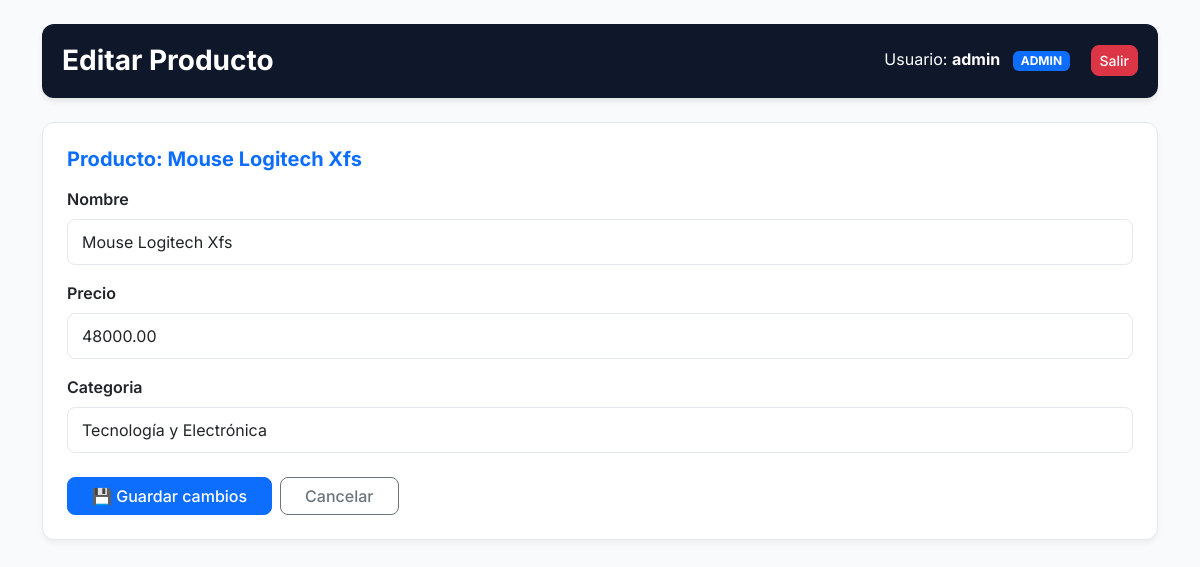
Screenshot of /inventario/productos/1/editar/ (signed in) with the database file from the repository.
### inventario/models.py (models this page shows, shortened)
class Producto(models.Model):
    nombre = models.CharField(max_length=100)
    categoria = models.ForeignKey(Categoria, on_delete=models.PROTECT, related_name='productos', null=True, blank=True)
    cantidad = models.IntegerField(default=0)  # Representa el Stock
    precio = models.DecimalField(max_digits=10, decimal_places=2)
    costo = models.DecimalField(max_digits=10, decimal_places=2, default=0.00)
    activo = models.BooleanField(default=True)

### inventario/views.py (the view, shortened to what this page needs)
# urls.py: path('productos/<int:pk>/editar/', EditarProductoView.as_view(), name='editar_producto'),
class EditarProductoView(LoginRequiredMixin, AdminOrOperadorMixin, UpdateView):
    model = Producto
    form_class = ProductoForm
    template_name = 'inventario/editar_producto.html'
    success_url = reverse_lazy('inventario:dashboard')
    def get_context_data(self, **kwargs):
        context = super().get_context_data(**kwargs)
        if self.request.user.is_superuser:
            context['rol'] = 'Admin'
        else:
            grupo = self.request.user.groups.first()
            context['rol'] = grupo.name if grupo else 'Consulta'
        return context

### inventario/forms.py
class ProductoForm(forms.ModelForm):
    cantidad_inicial = forms.IntegerField(
        label="Stock Inicial",
        required=False,
        initial=0,
        min_value=0
    )
    class Meta:
        model = Producto
        fields = ['nombre', 'precio', 'categoria']
    def __init__(self, *args, **kwargs):
        super().__init__(*args, **kwargs)
        if self.instance.pk:
            self.fields.pop('cantidad_inicial', None)
        self.fields['categoria'].required = True
        self.fields['categoria'].empty_label = "Seleccione una categoría"
        for field in self.fields.values():
            field.widget.attrs['class'] = 'form-control'

### inventario/models.py (called while the page is built)
    def __str__(self):
        return self.nombre

### inventario/views.py (called while the page is built)
    def test_func(self):
        user = self.request.user
        return user.is_superuser or user.groups.filter(name__in=['Admin', 'Operador']).exists()

### inventario/templates/inventario/editar_producto.html (shortened to what this page needs)
<!DOCTYPE html>
<html lang="es">
<head>
    <link href="https://cdn.jsdelivr.net/npm/bootstrap@5.3.0/dist/css/bootstrap.min.css" rel="stylesheet">
</head>
<body>
    <div class="container mt-4">
        <div class="header-box d-flex justify-content-between align-items-center mb-4">
            <h3 class="m-0 fw-bold"> Editar Producto</h3>
            <div class="align-middle">
                <span class="me-2">Usuario: <strong>{{ user.username }}</strong></span>
                <span class="badge bg-primary text-uppercase px-2 py-1.5 me-3" style="font-size: 0.75rem;">{{ rol }}</span>
                <form action="{% url 'logout' %}" method="post" style="display: inline;">
                    <button type="submit" class="btn btn-danger btn-sm">Salir</button>
                </form>
            </div>
        </div>
        <div class="card p-4 bg-white">
            <h5 class="fw-bold text-primary mb-3">Producto: {{ producto.nombre }}</h5>
            <form method="post" novalidate>
                {% for field in form %}
                    <div class="mb-3">
                        <label for="{{ field.id_for_label }}" class="form-label fw-semibold">
                            {{ field.label }}
                        </label>
                        {{ field }}
                    </div>
                {% endfor %}
                <div class="d-flex gap-2 mt-4">
                    <button type="submit" class="btn btn-primary px-4">💾 Guardar cambios</button>
                    <a href="{% url 'inventario:dashboard' %}" class="btn btn-outline-secondary px-4">Cancelar</a>
                </div>
            </form>
        </div>
    </div>
</body>
</html>

### inventario/templates/inventario/editar_producto.html (style rules this page uses)
body { font-family: 'Inter', sans-serif; background-color: #f8fafc; color: #1e293b; padding-bottom: 50px; }
.header-box { background-color: #0f172a; color: white; padding: 20px; border-radius: 12px; box-shadow: 0 4px 6px -1px rgba(0, 0, 0, 0.1); }
.card { border: 1px solid #e2e8f0; border-radius: 12px; box-shadow: 0 4px 6px -1px rgba(0, 0, 0, 0.05); }
.btn { border-radius: 8px; font-weight: 500; }
.form-control, .form-select { border-radius: 8px; border: 1px solid #e2e8f0; padding: 10px 14px; }

### rows the page displays
Producto: nombre "Mouse Logitech Xfs", form "Mouse Logitech Xfs" "48000.00" "Tecnología y Electrónica"

### other values shown
{{ user.username }} "admin"
{{ rol }} "ADMIN"
{{ field.label }} "Nombre" "Precio" "Categoria"
